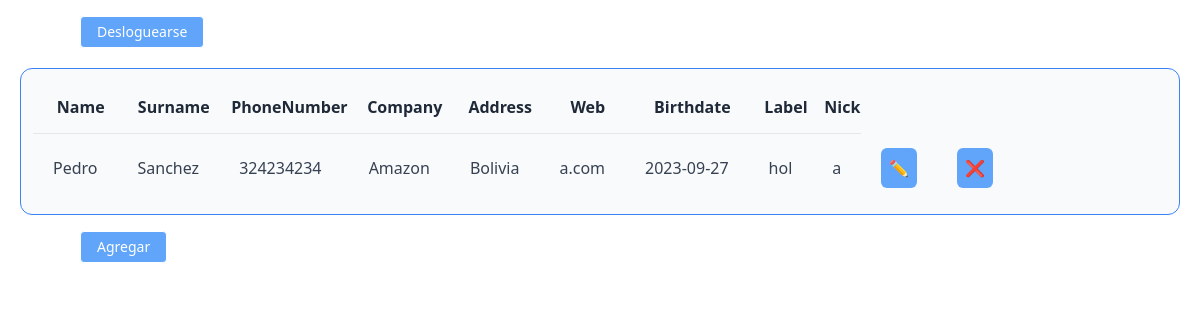
The app's page /index.php (signed in) with its own data.
### tables this page shows
CREATE TABLE `userdetail` (
  `Id` int(11) NOT NULL,
  `UserID` int(11) NOT NULL,
  `Name` varchar(32) NOT NULL,
  `Surname` varchar(32) NOT NULL,
  `PhoneNumber` bigint(30) NOT NULL,
  `Company` varchar(32) NOT NULL,
  `Address` varchar(64) NOT NULL,
  `Web` varchar(32) NOT NULL,
  `Birthdate` date NOT NULL,
  `Label` varchar(32) NOT NULL,
  `Nick` varchar(32) NOT NULL
);

### database.php (called while the page is built, shortened)
<?php
$link = mysqli_connect(DB_SERVER, DB_USER, DB_PASS, DB_NAME);
mysqli_set_charset($link, "utf8");
function qq ($query, $exitCode=false){
    GLOBAL $link;
    if(!($tres = mysqli_query($link, $query))){
        if ($exitCode){
            header("HTTP/1.1 {$exitCode}");
            exit;
        } else {
            exit(mysqli_error($link)." , in query ".$query);
        }
    }
    return $tres;
}
function entries ($query, $fetchrow = false, $assoc=false, $exitCode=false){
    $entries=qq($query, $exitCode);
    $entryarr=[];
    while($row= $fetchrow ? $entries->fetch_row() : $entries->fetch_assoc()){
        if ($assoc){
            $entryarr[$row[$assoc]]=$row;
        } else {
            $entryarr[]=$row;
        }
    }
    return $entryarr;
}

### index.php (the view, shortened to what this page needs)
<?php
require_once "./database.php";
$rows=entries("
Select Id, Name, Surname, PhoneNumber, Company, Address, Web, Birthdate, Label, Nick FROM userdetail WHERE userID =  {$_SESSION['userID']}
");
$columnAssoc = entries("
SHOW COLUMNS FROM userdetail
");
$columnAssoc = array_slice($columnAssoc, 2);
$columnNames = array_map( function($x){return $x["Field"];},  $columnAssoc);
?>
<!DOCTYPE html>
<html lang="en">
<head>
    <script src="https://cdn.tailwindcss.com"></script>
</head>
<a href="./logout.php" class="bg-blue-400 inline-block text-sm px-4 py-2 leading-none border rounded text-white border-white hover:border-transparent hover:text-teal-500 hover:bg-blue-500 mt-4 mt-0 ml-20">Desloguearse</a>
<div class="">
    <div class="bg-slate-50 rounded-xl mt-5 mx-5 p-3 border-blue-500 border overflow-auto">
        <table class="table-fixed">
        <thead>
            <tr id="tablenames">
	        <?php foreach ( $columnNames as $column ){
                if ($column!=="contrasenia"){?>
            <th class="border-b font-bold py-3.5 pl-3 text-gray-800 text-center "><?= $column ?></th>
		    <?php }} ?>
            </tr>
        </thead>
        <tbody id="rowsbody">
            <?php foreach($rows as $row){ ?>
            <tr id="r<?=$row['Id']?>">
		        <?php foreach ($columnNames as $column){?>
                <td class="font-medium py-3.5 px-5 text-gray-700  text-left">
                    <?=$row[$column]?>
                </td>
		        <?php } ?>
                <td class="font-medium py-3.5 px-5 text-gray-700  text-left">
                <button hx-get='/editrow.php?id=<?=$row['Id']?>' hx-target='#r<?=$row['Id']?>' hx-swap='outerHTML' class="rounded-md bg-blue-400 p-2">✏️</button>
                </td>
                <td class="font-medium py-3.5 px-5 text-gray-700  text-left ">
                <button hx-get='/deleterow.php?id=<?=$row['Id']?>' hx-target='#r<?=$row['Id']?>' hx-swap='outerHTML' class="rounded-md bg-blue-400 p-2">❌</button>
                </td>
            </tr>
            <?php } ?>
        </tbody>
        </table>
    </div>
</div>
<div>
    <a hx-get='/newrow.php' hx-target="#rowsbody" hx-swap="beforeend" class="bg-blue-400 inline-block text-sm px-4 py-2 leading-none border rounded text-white border-white hover:border-transparent hover:text-teal-500 hover:bg-blue-500 mt-4 mt-0 ml-20">Agregar</a>
</div>

### records on screen
userdetail: Name "Pedro", Surname "Sanchez", PhoneNumber "324234234", Company "Amazon", Address "Bolivia", Web "a.com", Birthdate "2023-09-27", Label "hol", Nick "a"

### other values on screen
$column "Name"
$column "Surname"
$column "PhoneNumber"
$column "Company"
$column "Address"
$column "Web"
$column "Birthdate"
$column "Label"
$column "Nick"
